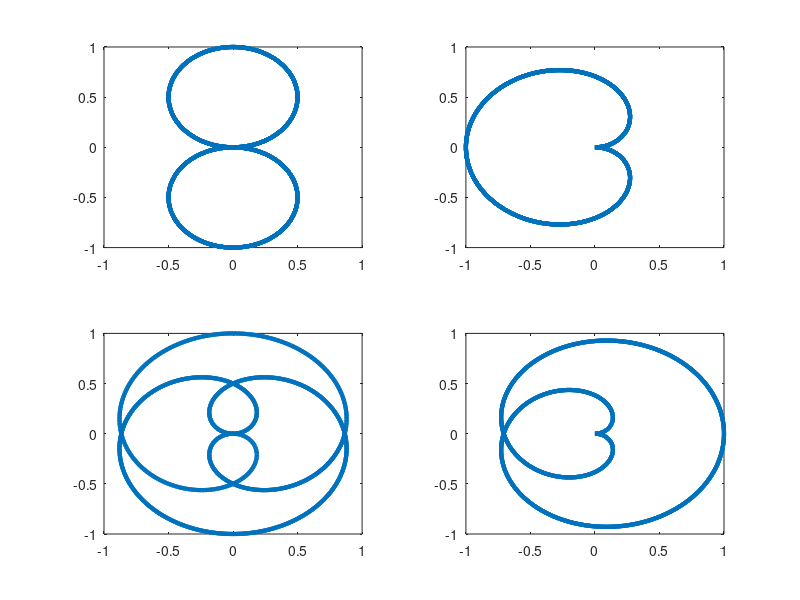

MATLAB code to generate this figure:
figure
x = 0:0.01*pi:pi*16; j = sqrt(-1);
subplot(2,2,1);plot(abs(sin(x)).*(cos(x)+j*sin(x)),'LineWidth',3);
xlim([-1 1]);ylim([-1 1]);
subplot(2,2,2);plot(abs(sin(x/2)).*(cos(x)+j*sin(x)),'LineWidth',3);
xlim([-1 1]);ylim([-1 1]);
subplot(2,2,3);plot(abs(sin(x/3)).*(cos(x)+j*sin(x)),'LineWidth',3);
xlim([-1 1]);ylim([-1 1]);
subplot(2,2,4);plot(abs(sin(x/4)).*(cos(x)+j*sin(x)),'LineWidth',3);
xlim([-1 1]);ylim([-1 1]);
